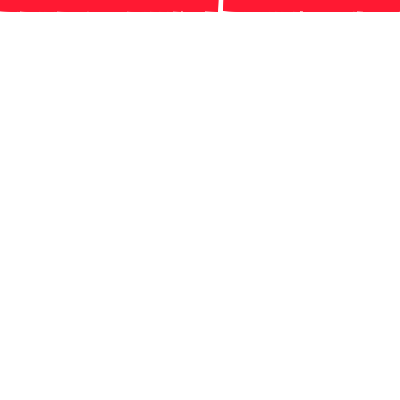
Frame 1 (no input)
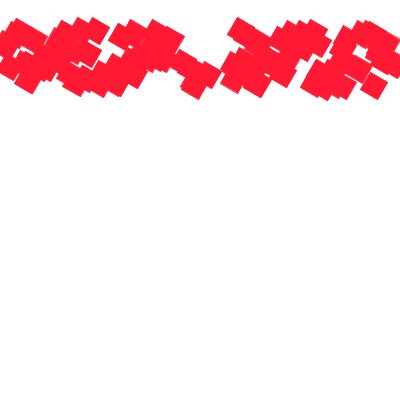
Frame 60 (the mouse pressed at the canvas centre just before this capture)
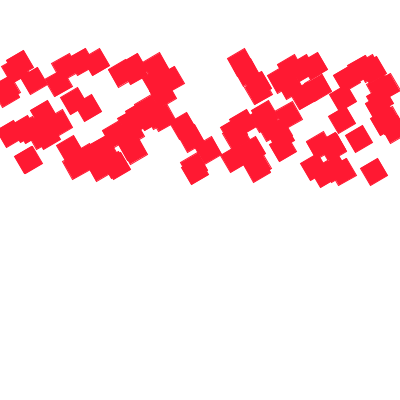
Frame 120 (the mouse held since frame 60 and released just before this capture)

The Processing sketch that drew these frames (run headless with seeded random() and noise(); from frame 60 on, the mouse is pressed at the canvas centre):

// Processing sketch: processing_103069
// ── processing_103069.pde

// Day12 Q8
/*
問 5 のプログラムを変更して、沢山(100 個以上) の四角形が回転しながら上から下に移動するようなプログラムを作 成して下さい。
*/
int maxobj = 100;
float[] x = new float[maxobj]; 
float[] y = new float[maxobj];  
float[] rot = new float[maxobj]; // 正方形の回転角度(ラジアン)
float[] v = new float[maxobj]; // 正方形の移動速度
void setup(){
 size(400,400); smooth();
 for (int i=0; i<maxobj; i++) {
    x[i] = random(0,width);
    y[i] = 0;
    rot[i] = 0;
    v[i] = random(0.5,1.5); 
 }
}

void draw(){
 background(255);
 stroke(255,25,50); 
 fill(255,25,50); 
 for (int i=0; i<maxobj; i++) {
   rot[i] = rot[i] + PI/90;
   y[i] = y[i] + v[i]; // (a) 
   if(y[i]>height){ // (b) 
     y[i] = 0;
     v[i] = random(0,1.5);//(c) 
   }
   pushMatrix();
     translate(x[i],y[i]);// (d) , (e) 
     rotate(rot[i]); // (g) 
     rectMode(CENTER);  // (g) 
     rect(0,0,20,20);
   popMatrix();
 } //end for
}
